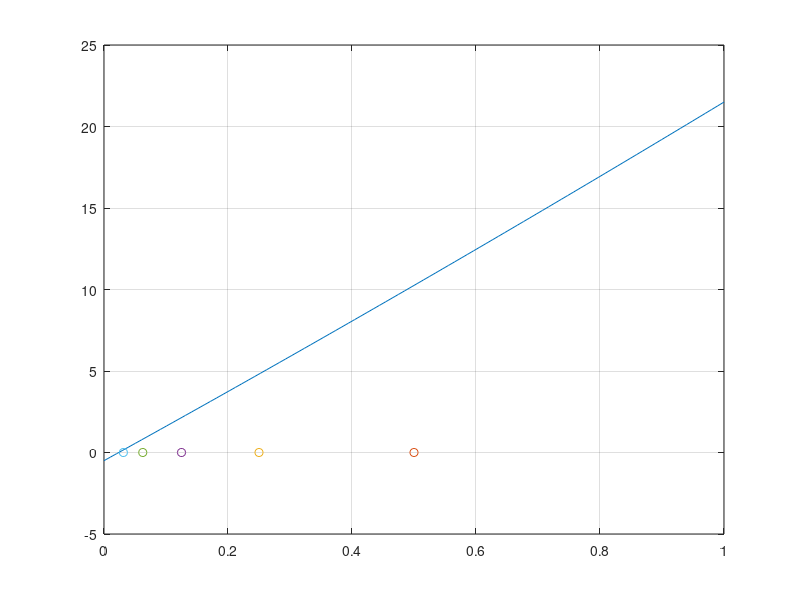

Write the MATLAB code that produced this figure.
% Ejercicio 4 Dante Stivaktas

x0 = 0;
x1 = 1;

fun = @(x) x.^2 + 21.*x - 0.5;
x = linspace(x0, x1, 100);
plot(x, fun(x))
hold on
grid on

xm_vals = [0.5, 0.25, 0.125, 0.0625, 0.03125];
plot(xm_vals, 0, 'o')
